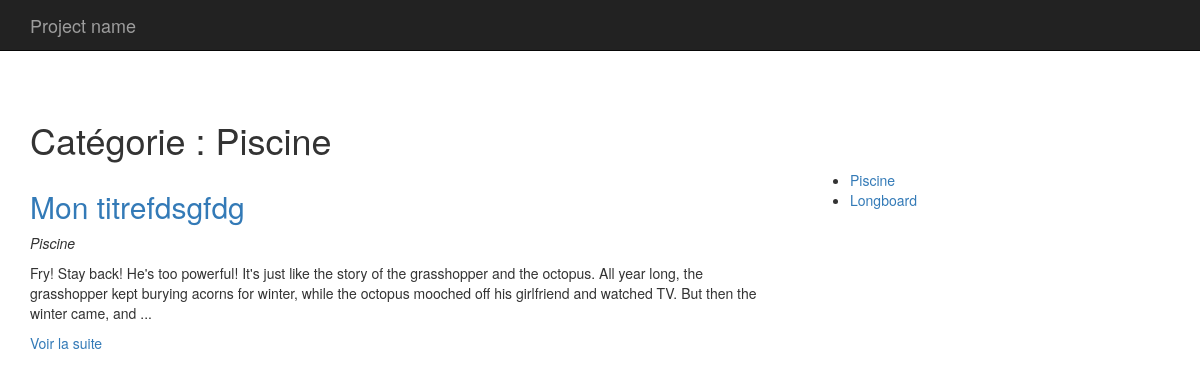
Page /index.php?p=posts.category&id=1 on the committed database.
### tables this page shows
CREATE TABLE `categories` (
  `id` int(11) NOT NULL AUTO_INCREMENT,
  `titre` varchar(225) DEFAULT NULL,
  PRIMARY KEY (`id`)
);

CREATE TABLE `articles` (
  `id` int(11) NOT NULL AUTO_INCREMENT,
  `titre` varchar(255) DEFAULT NULL,
  `contenu` longtext,
  `date` datetime DEFAULT NULL,
  `category_id` int(11) DEFAULT NULL,
  PRIMARY KEY (`id`),
  KEY `category_id` (`category_id`)
);

### app/app.php (called while the page is built, shortened)
<?php
class App{
    private $db_instance;
    private static $_instance;
    public static function getInstance(){
        if(is_null(self::$_instance)){
            self::$_instance = new App();
        }
        return self::$_instance;
    }
    public static function load(){
        require ROOT . '/app/Autoloader.php';
        require ROOT . '/core/Autoloader.php';
    }
    public function getTable($name){
        return new $class_name($this->getDb());
    }
    public function getDb(){
        $config = Config::getInstance(ROOT . '/config/Config.php');
        if(is_null($this->db_instance)){
            $this->db_instance = new MysqlDatabase($config->get('db_name'), $config->get('db_user'), $config->get('db_pass'), $config->get('db_host'));
        }
        return $this->db_instance;
    }
}
?>

### app/Autoloader.php (called while the page is built, shortened)
<?php
    class Autoloader{
        static function autoload($class){
            if(strpos($class,__NAMESPACE__. '\\') === 0){
            $class = str_replace(__NAMESPACE__.'\\', '', $class);
            $class = str_replace('\\', '/', $class );
            }
        }
    }
?>

### core/Autoloader.php (called while the page is built, shortened)
<?php
    class Autoloader{
        static function autoload($class){
            if(strpos($class,__NAMESPACE__ . '\\') === 0){
            $class = str_replace(__NAMESPACE__ . '\\', '', $class);
            $class = str_replace('\\', '/', $class );
            }
        }
    }
?>

### config/Config.php (called while the page is built)
<?php
return array (
    "db_name" => "blog",
    "db_user" => "root",
    "db_pass" => "",
    "db_host" => "localhost:3306",
);
?>

### core/Config.php (called while the page is built, shortened)
<?php
class Config{
    private $settings = [];
    private static $_instance;
    private function __construct($file){
        $this->settings = require ($file);
    }
    public static function getInstance($file){
        if(is_null(self::$_instance)){
            self::$_instance = new Config($file);
        }
        return self::$_instance;
    }
    public function get($key){
        return $this->settings[$key];
    }
}
?>

### core/Table/Table.php (called while the page is built, shortened)
<?php
    class Table{
        protected $table;
        protected $db;
        public function __construct(Database $db)
        {
            $this->db = $db;
        }
       public function all(){
            return $this->query('SELECT * FROM blog.' . $this->table);
        }
        public function find($id){
            return $this->query("SELECT * FROM blog.{$this->table} WHERE id= ?", [$id], true);
        }
        public function query($statement, $attributes = null, $one = false){
            if($attributes){
                return $this->db->prepare(
                    $statement,
                    $attributes,
                    str_replace('Table', 'Entity', get_class($this)),
                    $one
                );
            }else{
                    return $this->db->query(
                        $statement,
                        str_replace('Table', 'Entity', get_class($this)),
                        $one
                    );
            }
        }
    }
?>

### core/Database/MysqlDatabase.php (called while the page is built, shortened)
<?php
class MysqlDatabase extends Database{
    private $pdo;
    private function getPDO(){
        if($this->pdo === null){
        $pdo = new PDO ('mysql:host=blog;host=localhost:3306', 'root', '');
        $pdo->setAttribute(PDO::ATTR_ERRMODE, PDO::ERRMODE_EXCEPTION);
        $this->pdo = $pdo;
        }
        return $this->pdo;
    }
    public function query($statement, $class_name = null, $one = false){
        $req = $this->getPDO()->query($statement);
        if($class_name === null){
            $req->setFetchMode(PDO::FETCH_OBJ);
        }else{
            $req->setFetchMode(PDO::FETCH_CLASS, $class_name);
        }
        if($one){
            $datas = $req->fetch();
        }else{
            $datas = $req->fetchAll();
        }
        return $datas;
    }
    public function prepare($statement, $attributes, $class_name = null, $one = false){
        $req = $this->getPDO()->prepare($statement);
        $res = $req->execute($attributes);
        if($class_name === null){
            $req->setFetchMode(PDO::FETCH_OBJ);
        }else{
            $req->setFetchMode(PDO::FETCH_CLASS, $class_name);
        }
        if($one){
            $datas = $req->fetch();
        }else{
            $datas = $req->fetchAll();
        }
        return $datas;
    }
}
?>

### app/Table/PostTable.php (called while the page is built, shortened)
<?php
    class PostTable extends Table{
        public function lastByCategory($category_id){
            return $this->query(
                "SELECT articles.id, articles.titre, articles.contenu, articles.date, categories.titre as categorie
                FROM blog.articles
                LEFT JOIN blog.categories ON category_id = categories.id
                WHERE articles.category_id = ?
                ORDER BY articles.date DESC", [$category_id]);
        }
    }
?>

### core/Entity/Entity.php (called while the page is built, shortened)
<?php
class Entity{
    public function __get($key){
        $method = 'get' . ucfirst($key);
        $this->$key = $this->$method();
        return $this->$key;
    }
}
?>

### app/Entity/CategoryEntity.php (called while the page is built, shortened)
<?php
    class CategoryEntity extends Entity{
            public function getUrl(){
                return 'index.php?p=posts.category&id=' . $this->id;
            }
    }
?>

### pages/posts/category.php (the view, shortened to what this page needs)
<?php
    $app = App::getInstance();
    $categorie = $app->getTable('Category')->find($_GET['id']);
    $articles = $app->getTable('Post')->lastByCategory($_GET['id']);
    $categories = $app->getTable('Category')->all();
?>
<h1>Catégorie : <?= $categorie->titre ?></h1>
<div class="row">
    <div class="col-sm-8">
    <?php foreach($articles as $post): ?>
            <h2><a href="<?= $post->url ?>"><?= $post->titre; ?></a></h2>
            <p><em><?= $post->categorie; ?></em></p>
            <p><?= $post->extrait; ?></p>
        <?php endforeach; ?>
    </div>
    <div class="col-sm-4">
        <ul>
        <?php foreach($categories as $categorie): ?>
            <li><a href="<?= $categorie->url; ?>"><?= $categorie->titre; ?></a></li>
        <?php endforeach; ?>
        </ul>
    </div>
</div>

### app/Entity/PostEntity.php (shortened to what this page needs)
<?php
    class PostEntity extends Entity{
            public function getUrl(){
                return 'index.php?p=posts.show&id=' . $this->id;
            }
            public function getExtrait(){
                $html ='<p>' . substr($this->contenu, 0, 250) . '...</p>';
                $html .= '<p><a href="' . $this->getURL() . '">Voir la suite</a></p>';
                return $html;
            }
    }
?>

### rows in the picture
categories: titre "Piscine"
articles: titre "Mon titrefdsgfdg", category.titre "Piscine", contenu "Fry! Stay back! He's too powerful! It's just like the story of the grasshopper and the octopus. All year long, the grasshopper kept burying acorns for winter, while the octopus mooched off his girlfriend and watched TV. But then the winter came, and"
categories: titre "Longboard"
